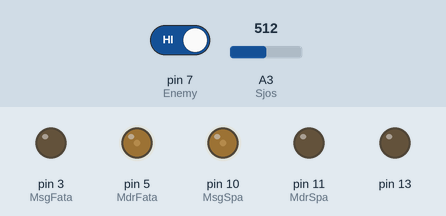
A sketch run on a simulated Arduino Uno, built with avr-gcc and run on an emulated ATmega328P. On the bench: output pins drawn as LEDs (lit = HIGH). Dashed ring = blinking. Inputs (shaded band) come from the test bench; at power-on: A3 (Sjos) = 512, pin 7 (Enemy) HIGH.

Above: at 6.2 s.
6.3 s: A3 (Sjos) set to 159
7.8 s: A3 (Sjos) set to 138
At 8.7 s:
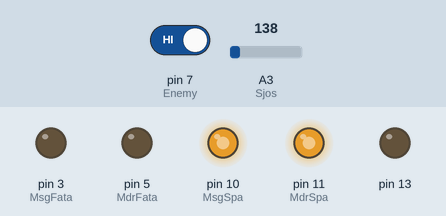
9.3 s: pin 7 (Enemy) driven LOW
At 9.52 s:
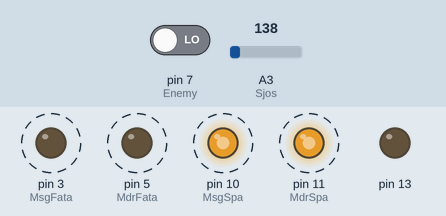
12.3 s: pin 7 (Enemy) driven HIGH
At 13.3 s:
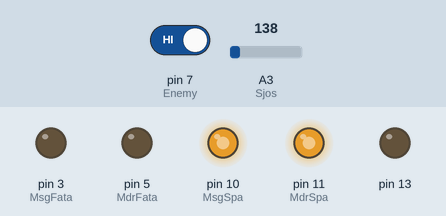
Timing chart, 0 to 14.8 s (numbered marks = the images above; inputs shaded):
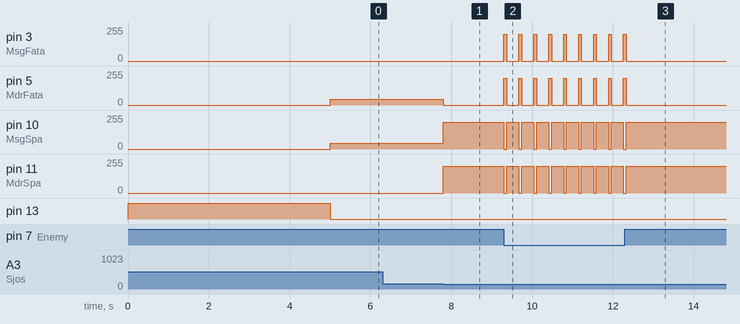

Measured:
- the behaviour switches between 150 and 149 on A3 (Sjos) (found by bisection; images 0 and 1)
- after the input at 6.3 s, every drawn part: stays the same
- after the input at 7.8 s, pin 5 (MdrFata): 45/255 → 0/255 at once; pin 10 (MsgSpa): 45/255 → 200/255 at once; pin 11 (MdrSpa): 0/255 → 200/255 at once
- after the input at 9.3 s, pin 3 (MsgFata), pin 5 (MdrFata): alternates 200/255 for 0.07 s and 0/255 for 0.30 s, starting at once; pin 10 (MsgSpa), pin 11 (MdrSpa): alternates 200/255 for 0.30 s and 0/255 for 0.07 s, starting at once
- after the input at 12.3 s, pin 3 (MsgFata), pin 5 (MdrFata): goes on until 12.3 s, then stays 0/255; pin 10 (MsgSpa), pin 11 (MdrSpa): goes on until 12.3 s, then stays 200/255

The sketch:

Program_micro_1_senzor_distanta.ino
```cpp
#define MdrFata 5   //Motor dreapta fata
#define MsgFata 3   //Motor stanga fata
#define MdrSpa  11  //Motor dreapta spate
#define MsgSpa  10  //Motor stanga spate

#define Sjos A3      // Senzor de linie

int Enemy=7;         //Senzorul de distanta digital

int  putere_totala=200;  //putere totala
int  puterea_rotirii=45; //puterea rotirii
int  sw=150;             //valoare minima a senzorilor de linie

int f1;    //variabila in care se citeste valoarea senzorului de distanta
int j1;    //variabila in care se citeste valoarea senzorului de linie
void setup() {
 pinMode (MdrFata, OUTPUT);
 pinMode (MsgFata, OUTPUT);
 pinMode (MdrSpa,  OUTPUT);
 pinMode (MsgSpa,  OUTPUT);
 pinMode (13,      OUTPUT);
 pinMode (Enemy,  INPUT);
 pinMode (Sjos,   INPUT);
 digitalWrite(13,HIGH);     //se aprinde led-ul integrat de pe pinul 13 pentru a anunta ca peste 5 secunde robotul va porni

delay(5000);      //cele 5 secunde sunt pentru a lasa timp persoanelor sa se indeparteze de ring
 digitalWrite(13,LOW);      //se inchide led-ul pentru a economisi energie
}

void loop()
{
  citire();        //apeleaza functia citire
  if(f1==0)        //daca senzorul de distana are valoarea 0, inseamna ca vede un inamic
  {
      mergi_fata();   //rorbotul ataca
      delay(70);      /* delay-ul este pentru a nu se duce foarte mult in fata, putin cate putin, altfel
                         riscand sa paraseasca ringul   */
  }
  else             //daca senzorul de distana nu are valoarea 0, inseamna ca nu vede un inamic
    Rot_Stanga();     //robotul se roteste inspre stanga lasand senzorii sa gaseasca inamicul in urmatoarea executate a loop-ului


  if(j1<sw)      //daca senzorul de linie are valoarea mai mica decat 150, inseamna ca robotul se afla pe linia alba, deci trebuie sa mearga cu spatele pentru a nu iesi din ring
    {
      mergi_spate();
      delay(300);
    }
}

void citire()      //subprogram ce citeste in valorile f1,j1 valoarea senzorului de distana, respectiv a celui de linie
{
 f1=digitalRead(Enemy);
 j1=analogRead(Sjos);
}

void mergi_fata()  //subprogram ce trimite semnal driverului pentru a da putere rotirii in fata a fiecarui dintre cele doua motoare
{
  analogWrite(MsgSpa,0);
  analogWrite(MdrFata, putere_totala);
  analogWrite(MdrSpa,0);
  analogWrite(MsgFata, putere_totala);
  return ;
}

void mergi_spate() //subprogram ce trimite semnal driverului pentru a da putere rotirii in spate a fiecarui dintre cele doua motoare
{
  analogWrite(MsgSpa, putere_totala);
  analogWrite(MdrFata,0);
  analogWrite(MdrSpa, putere_totala);
  analogWrite(MsgFata,0);
}

void Rot_Stanga() //subprogram de trimite semnal driverului pentru a da putere rotirii in fata a motorului din partea dreapta si in spate a motorului din partea stanga
{
  analogWrite(MsgSpa,  puterea_rotirii);
  analogWrite(MsgFata,0);
  analogWrite(MdrFata, puterea_rotirii);
  analogWrite(MdrSpa, 0);

  return ;
}

void Rot_Dreapta() //subprogram de trimite semnal driverului pentru a da putere rotirii in spate a motorului din partea dreapta si in fata a motorului din partea stanga
{
  analogWrite(MsgSpa, 0);
  analogWrite(MdrFata,0);
  analogWrite(MdrSpa,  puterea_rotirii);
  analogWrite(MsgFata, puterea_rotirii);
  return ;
}
```
